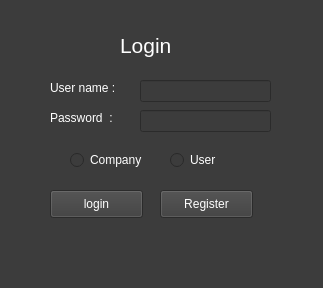
<?xml version="1.0" encoding="UTF-8"?>
<ui version="4.0">
 <class>Form</class>
 <widget class="QWidget" name="Form">
  <property name="geometry">
   <rect>
    <x>0</x>
    <y>0</y>
    <width>323</width>
    <height>288</height>
   </rect>
  </property>
  <property name="windowTitle">
   <string>Form</string>
  </property>
  <property name="styleSheet">
   <string notr="true">QWidget{
	background-color: rgb(60,60,60);
	font: &quot;Arial&quot;;
	color: white;
}

QLineEdit{
	color: rgb(255, 255, 255);
	border-color: transparent;
}

QLabel{
	color: rgb(255, 255, 255);
}
QLabel#label_3{
	font: 16pt;
}
QLabel#error_label{
	color: red;
}
QRadioButton{
	color: rgb(255, 255, 255);
}

QPushButton{
	color:white;
}
</string>
  </property>
  <widget class="QRadioButton" name="radioButton">
   <property name="geometry">
    <rect>
     <x>70</x>
     <y>150</y>
     <width>95</width>
     <height>20</height>
    </rect>
   </property>
   <property name="styleSheet">
    <string notr="true"/>
   </property>
   <property name="text">
    <string>Company</string>
   </property>
  </widget>
  <widget class="QRadioButton" name="radioButton_2">
   <property name="geometry">
    <rect>
     <x>170</x>
     <y>150</y>
     <width>95</width>
     <height>20</height>
    </rect>
   </property>
   <property name="styleSheet">
    <string notr="true"/>
   </property>
   <property name="text">
    <string>User</string>
   </property>
  </widget>
  <widget class="QLabel" name="label">
   <property name="geometry">
    <rect>
     <x>50</x>
     <y>80</y>
     <width>81</width>
     <height>16</height>
    </rect>
   </property>
   <property name="styleSheet">
    <string notr="true"/>
   </property>
   <property name="text">
    <string>User name :</string>
   </property>
  </widget>
  <widget class="QLabel" name="label_2">
   <property name="geometry">
    <rect>
     <x>50</x>
     <y>110</y>
     <width>81</width>
     <height>16</height>
    </rect>
   </property>
   <property name="styleSheet">
    <string notr="true"/>
   </property>
   <property name="text">
    <string>Password  :</string>
   </property>
  </widget>
  <widget class="QLineEdit" name="username">
   <property name="geometry">
    <rect>
     <x>140</x>
     <y>80</y>
     <width>131</width>
     <height>22</height>
    </rect>
   </property>
   <property name="layoutDirection">
    <enum>Qt::LeftToRight</enum>
   </property>
   <property name="styleSheet">
    <string notr="true"/>
   </property>
   <property name="text">
    <string/>
   </property>
   <property name="frame">
    <bool>true</bool>
   </property>
  </widget>
  <widget class="QLineEdit" name="password">
   <property name="geometry">
    <rect>
     <x>140</x>
     <y>110</y>
     <width>131</width>
     <height>22</height>
    </rect>
   </property>
   <property name="autoFillBackground">
    <bool>false</bool>
   </property>
   <property name="styleSheet">
    <string notr="true"/>
   </property>
   <property name="text">
    <string/>
   </property>
   <property name="frame">
    <bool>true</bool>
   </property>
   <property name="echoMode">
    <enum>QLineEdit::Password</enum>
   </property>
  </widget>
  <widget class="QPushButton" name="login_b">
   <property name="geometry">
    <rect>
     <x>50</x>
     <y>190</y>
     <width>93</width>
     <height>28</height>
    </rect>
   </property>
   <property name="styleSheet">
    <string notr="true"/>
   </property>
   <property name="text">
    <string>login</string>
   </property>
  </widget>
  <widget class="QPushButton" name="reg_b">
   <property name="geometry">
    <rect>
     <x>160</x>
     <y>190</y>
     <width>93</width>
     <height>28</height>
    </rect>
   </property>
   <property name="text">
    <string>Register</string>
   </property>
  </widget>
  <widget class="QLabel" name="label_3">
   <property name="geometry">
    <rect>
     <x>120</x>
     <y>30</y>
     <width>71</width>
     <height>31</height>
    </rect>
   </property>
   <property name="font">
    <font>
     <family>Arial</family>
     <pointsize>16</pointsize>
     <weight>50</weight>
     <italic>false</italic>
     <bold>false</bold>
    </font>
   </property>
   <property name="styleSheet">
    <string notr="true"/>
   </property>
   <property name="text">
    <string>Login</string>
   </property>
  </widget>
  <widget class="QLabel" name="error_label">
   <property name="geometry">
    <rect>
     <x>40</x>
     <y>230</y>
     <width>231</width>
     <height>31</height>
    </rect>
   </property>
   <property name="font">
    <font>
     <weight>50</weight>
     <italic>false</italic>
     <bold>false</bold>
    </font>
   </property>
   <property name="focusPolicy">
    <enum>Qt::StrongFocus</enum>
   </property>
   <property name="text">
    <string/>
   </property>
  </widget>
 </widget>
 <resources>
  <include location="../resource_pic/source.qrc"/>
 </resources>
 <connections/>
</ui>
